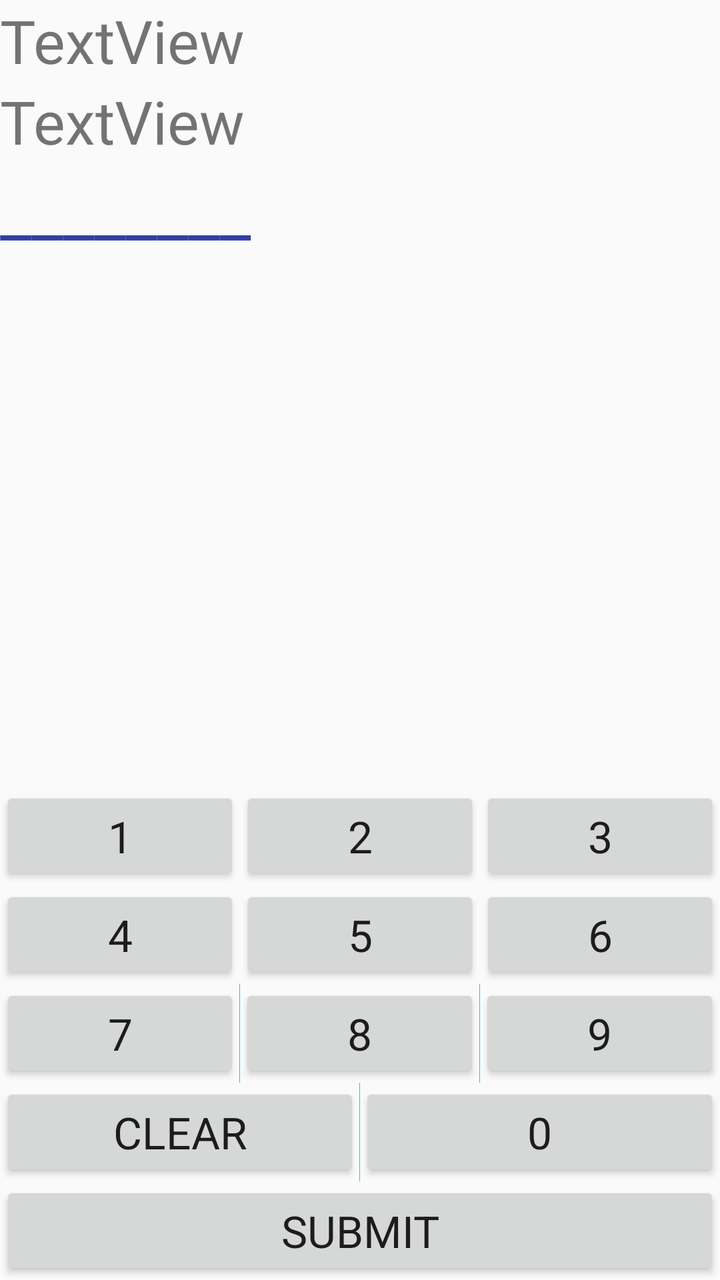
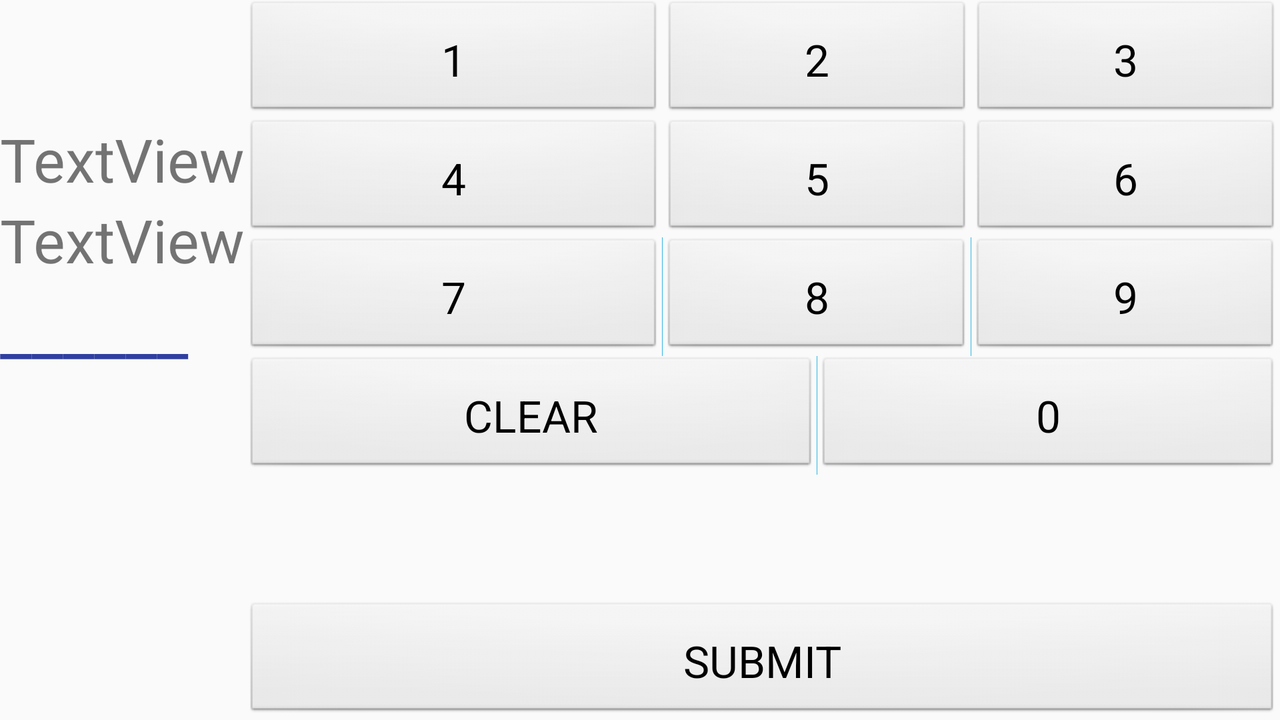

Two renders of one Android screen. The first uses the default layout on a phone; the second uses the alternative layout the repository ships for a different screen configuration, on a matching device. The two XML files are below.
<!-- AndroidManifest.xml: application theme AppTheme -->
<!-- res/layout/add_activity.xml -->
<?xml version="1.0" encoding="utf-8"?>
<LinearLayout xmlns:android="http://schemas.android.com/apk/res/android"
    xmlns:app="http://schemas.android.com/apk/res-auto" android:layout_width="match_parent"
    android:layout_height="match_parent"
    >
<RelativeLayout
    android:orientation="vertical" android:layout_width="match_parent"
    android:layout_height="match_parent">

    <RelativeLayout
        android:layout_width="wrap_content"
        android:layout_height="match_parent">
        <TextView
            android:text="TextView"
            android:layout_width="wrap_content"
            android:textSize="30dp"
            android:layout_height="wrap_content"
            android:id="@+id/num1"
            android:orientation="vertical"/>

        <TextView
            android:text=""
            android:layout_width="wrap_content"
            android:layout_height="wrap_content"
            android:layout_alignParentRight="true"
            android:id="@+id/timer"
            android:textColor="@color/colorPrimaryDark"
            android:orientation="vertical"/>

    <TextView
        android:text="TextView"
        android:layout_width="match_parent"
        android:layout_height="wrap_content"
        android:textSize="30dp"
        android:id="@+id/num2"
        android:orientation="vertical"
        android:layout_below="@+id/num1"
        />
        <TextView
            android:layout_width="match_parent"
            android:layout_height="wrap_content"
            android:text="________"
            android:textSize="35dp"
            android:id="@+id/line"
            android:textColor="@color/colorPrimaryDark"
            android:layout_below="@+id/num2"
            />
    <TextView
        android:layout_width="match_parent"
        android:layout_height="wrap_content"
        android:text=""
        android:textSize="35dp"
        android:id="@+id/answer"
        android:textColor="@color/colorPrimaryDark"
        android:layout_below="@+id/line"
        />
        <TextView
            android:layout_width="wrap_content"
            android:layout_height="wrap_content"
            android:id="@+id/gap"
            android:layout_alignParentRight="true"
            android:textColor="@color/colorPrimaryDark"
            android:textSize="30dp"
            android:layout_below="@+id/num2"
        />
    <RelativeLayout
        android:layout_width="match_parent"
        android:layout_height="match_parent"
        android:layout_below="@+id/answer"

        >
        <TableLayout xmlns:android="http://schemas.android.com/apk/res/android"
            android:id="@+id/table"
            android:layout_above="@+id/enter"
            android:layout_width="match_parent"
            android:layout_height="wrap_content"
            android:orientation="vertical"
            >

            <TableRow
                android:layout_width="fill_parent"
                android:layout_height="wrap_content"
                android:divider="@android:color/holo_blue_light"
                android:gravity="center"
                >
                <Button
                    android:id="@+id/one"
                    style="@style/key"
                    android:text="@string/number_one"/>

                <Button
                    android:id="@+id/two"
                    style="@style/key"
                    android:text="@string/number_two"/>

                <Button
                    android:id="@+id/three"
                    style="@style/key"
                    android:text="@string/number_three"/>
            </TableRow>

            <TableRow
                android:layout_width="fill_parent"
                android:layout_height="wrap_content"
                android:divider="@android:color/holo_blue_light"
                android:gravity="center">

                <Button
                    android:id="@+id/four"
                    style="@style/key"
                    android:text="@string/number_four"/>

                <Button
                    android:id="@+id/five"
                    style="@style/key"
                    android:text="@string/number_five"/>

                <Button
                    android:id="@+id/six"
                    style="@style/key"
                    android:text="@string/number_six"/>
            </TableRow>

            <TableRow
                android:layout_width="fill_parent"
                android:layout_height="wrap_content"
                android:divider="@android:color/holo_blue_light"
                android:gravity="center"
                android:showDividers="middle" >

                <Button
                    android:id="@+id/seven"
                    style="@style/key"
                    android:text="@string/number_seven"/>

                <Button
                    android:id="@+id/eight"
                    style="@style/key"
                    android:text="@string/number_eight"/>

                <Button
                    android:id="@+id/nine"
                    style="@style/key"
                    android:text="@string/number_nine"/>
            </TableRow>

            <TableRow
                android:layout_width="fill_parent"
                android:layout_height="wrap_content"
                android:divider="@android:color/holo_blue_light"
                android:gravity="center"
                android:showDividers="middle" >
                <Button
                    android:id="@+id/clear"
                    style="@style/key"
                    android:text="@string/clear"/>
                <Button
                    android:id="@+id/zero"
                    style="@style/key"
                    android:text="@string/number_zero"/>

            </TableRow>
        </TableLayout>

        <Button
            android:layout_width="match_parent"
            android:layout_height="wrap_content"
            style="@style/key"
            android:layout_alignParentBottom="true"
            android:text="@string/enter"
            android:id="@+id/enter"/>
    </RelativeLayout>
</RelativeLayout>
    </RelativeLayout>
</LinearLayout>
<!-- resources referenced by this layout -->
<resources>
  <color name="colorPrimaryDark">#303F9F</color>
  <string name="clear">CLEAR</string>
  <string name="enter">SUBMIT</string>
  <string name="number_eight">8</string>
  <string name="number_five">5</string>
  <string name="number_four">4</string>
  <string name="number_nine">9</string>
  <string name="number_one">1</string>
  <string name="number_seven">7</string>
  <string name="number_six">6</string>
  <string name="number_three">3</string>
  <string name="number_two">2</string>
  <string name="number_zero">0</string>
  <style name="key">
          <item name="android:layout_width">0dp</item>
          <item name="android:layout_height">wrap_content</item>
          <item name="android:layout_weight">1</item>
          <item name="android:paddingTop">10dp</item>
          <item name="android:paddingBottom">10dp</item>
          <item name="android:clickable">true</item>
          <item name="android:gravity">center</item>
          <item name="android:scaleType">centerInside</item>
          <item name="android:textAppearance">?android:attr/textAppearanceLarge</item>
      </style>
  <style name="AppTheme" parent="Theme.AppCompat.Light.DarkActionBar">
          
          <item name="colorPrimary">@color/colorPrimary</item>
          <item name="colorPrimaryDark">@color/colorPrimaryDark</item>
          <item name="colorAccent">@color/colorAccent</item>
      </style>
  <color name="colorPrimary">#3F51B5</color>
  <color name="colorAccent">#FF4081</color>
</resources>
<!-- res/layout-land/add_activity.xml (the author's variant of the layout above) -->
<!-- drawn on the phone turned sideways -->
<?xml version="1.0" encoding="utf-8"?>
<LinearLayout xmlns:android="http://schemas.android.com/apk/res/android"
    xmlns:app="http://schemas.android.com/apk/res-auto" android:layout_width="match_parent"
    android:layout_height="match_parent"
    >
    <LinearLayout
        android:orientation="vertical" android:layout_width="match_parent"
        android:layout_height="match_parent">

        <RelativeLayout
            android:layout_width="wrap_content"
            android:layout_height="match_parent">
            <LinearLayout
                android:layout_width="wrap_content"
                android:layout_height="wrap_content"
                android:orientation="vertical"
                android:id="@+id/horiz"
                android:gravity="left">
                <TextView
                    android:text=""
                    android:layout_width="wrap_content"
                    android:layout_height="wrap_content"
                    android:id="@+id/timer"
                    android:textColor="@color/colorPrimaryDark"
                    android:orientation="vertical"/>
                <TextView
                    android:layout_width="wrap_content"
                    android:layout_height="wrap_content"
                    android:id="@+id/gap"
                    android:layout_alignParentRight="true"
                    android:textColor="@color/colorPrimaryDark"
                    android:textSize="30dp"
                    android:layout_below="@+id/num2"
                    />
            <TextView
                android:text="TextView"
                android:layout_width="wrap_content"
                android:textSize="30dp"
                android:layout_height="wrap_content"
                android:id="@+id/num1"
                android:orientation="vertical"/>

            <TextView
                android:text="TextView"
                android:layout_width="wrap_content"
                android:layout_height="wrap_content"
                android:textSize="30dp"
                android:id="@+id/num2"
                android:orientation="vertical"
                android:layout_below="@+id/num1"
                />

                <TextView
                    android:layout_width="match_parent"
                    android:layout_height="wrap_content"
                    android:text="______"
                    android:textSize="35dp"
                    android:id="@+id/line"
                    android:textColor="@color/colorPrimaryDark"
                    android:layout_below="@+id/num2"
                    />

            <TextView
                android:layout_width="match_parent"
                android:layout_height="wrap_content"
                android:text=""
                android:textSize="35dp"
                android:id="@+id/answer"
                android:textColor="@color/colorPrimaryDark"
                android:layout_below="@+id/line"
                />

            </LinearLayout>
            <RelativeLayout
                android:layout_width="wrap_content"
                android:layout_height="fill_parent"
                android:layout_toRightOf="@+id/horiz"
                >
                <TableLayout xmlns:android="http://schemas.android.com/apk/res/android"
                    android:id="@+id/table"
                    android:layout_width="match_parent"
                    android:layout_height="wrap_content"
                    android:orientation="vertical"
                    >

                    <TableRow
                        android:layout_width="fill_parent"
                        android:layout_height="wrap_content"
                        android:divider="@android:color/holo_blue_light"
                        android:gravity="center"
                        >
                        <Button
                            android:id="@+id/one"
                            style="@style/key"
                            android:text="@string/number_one"/>

                        <Button
                            android:id="@+id/two"
                            style="@style/key"
                            android:text="@string/number_two"/>

                        <Button
                            android:id="@+id/three"
                            style="@style/key"
                            android:text="@string/number_three"/>
                    </TableRow>

                    <TableRow
                        android:layout_width="fill_parent"
                        android:layout_height="wrap_content"
                        android:divider="@android:color/holo_blue_light"
                        android:gravity="center">

                        <Button
                            android:id="@+id/four"
                            style="@style/key"
                            android:text="@string/number_four"/>

                        <Button
                            android:id="@+id/five"
                            style="@style/key"
                            android:text="@string/number_five"/>

                        <Button
                            android:id="@+id/six"
                            style="@style/key"
                            android:text="@string/number_six"/>
                    </TableRow>

                    <TableRow
                        android:layout_width="fill_parent"
                        android:layout_height="wrap_content"
                        android:divider="@android:color/holo_blue_light"
                        android:gravity="center"
                        android:showDividers="middle" >

                        <Button
                            android:id="@+id/seven"
                            style="@style/key"
                            android:text="@string/number_seven"/>

                        <Button
                            android:id="@+id/eight"
                            style="@style/key"
                            android:text="@string/number_eight"/>

                        <Button
                            android:id="@+id/nine"
                            style="@style/key"
                            android:text="@string/number_nine"/>
                    </TableRow>

                    <TableRow
                        android:layout_width="fill_parent"
                        android:layout_height="wrap_content"
                        android:divider="@android:color/holo_blue_light"
                        android:gravity="center"
                        android:showDividers="middle" >
                        <Button
                            android:id="@+id/clear"
                            style="@style/key"
                            android:text="@string/clear"/>
                        <Button
                            android:id="@+id/zero"
                            style="@style/key"
                            android:text="@string/number_zero"/>

                    </TableRow>
                </TableLayout>

                <Button
                    android:layout_width="match_parent"
                    android:layout_height="wrap_content"
                    style="@style/key"
                    android:layout_alignParentBottom="true"
                    android:text="@string/enter"
                    android:id="@+id/enter"/>
            </RelativeLayout>
        </RelativeLayout>
    </LinearLayout>
</LinearLayout>
<!-- resources referenced by the variant -->
<!-- as the phone turned sideways resolves them -->
<resources>
  <color name="colorPrimaryDark">#303F9F</color>
  <string name="clear">CLEAR</string>
  <string name="enter">SUBMIT</string>
  <string name="number_eight">8</string>
  <string name="number_five">5</string>
  <string name="number_four">4</string>
  <string name="number_nine">9</string>
  <string name="number_one">1</string>
  <string name="number_seven">7</string>
  <string name="number_six">6</string>
  <string name="number_three">3</string>
  <string name="number_two">2</string>
  <string name="number_zero">0</string>
  <!-- from res/values-land/ -->
  <style name="key" parent="android:style/Widget.Button">
          <item name="android:layout_width">wrap_content</item>
          <item name="android:layout_height">wrap_content</item>
          <item name="android:layout_weight">1</item>
          <item name="android:paddingTop">15dp</item>
          <item name="android:paddingLeft">10dp</item>
          <item name="android:paddingRight">10dp</item>
  
          <item name="android:paddingBottom">15dp</item>
          <item name="android:clickable">true</item>
          <item name="android:gravity">center</item>
          <item name="android:scaleType">centerInside</item>
          <item name="android:textAppearance">?android:attr/textAppearanceLarge</item>
  
      </style>
  <!-- from res/values-land/ -->
  <style name="AppTheme" parent="Theme.AppCompat.Light.DarkActionBar">
          
          <item name="colorPrimary">@color/colorPrimary</item>
          <item name="colorPrimaryDark">@color/colorPrimaryDark</item>
          <item name="colorAccent">@color/colorAccent</item>
          <item name="android:buttonStyle">@style/key</item>
      </style>
  <color name="colorPrimary">#3F51B5</color>
  <color name="colorAccent">#FF4081</color>
</resources>
